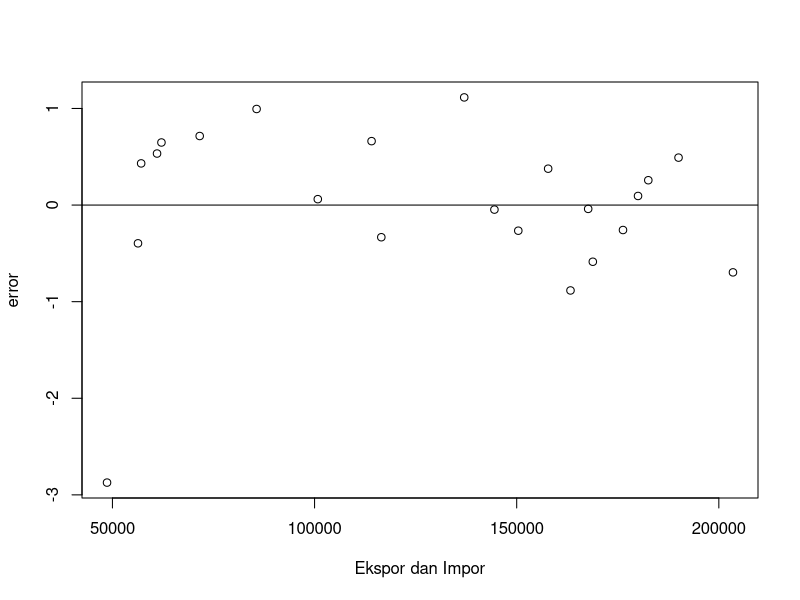
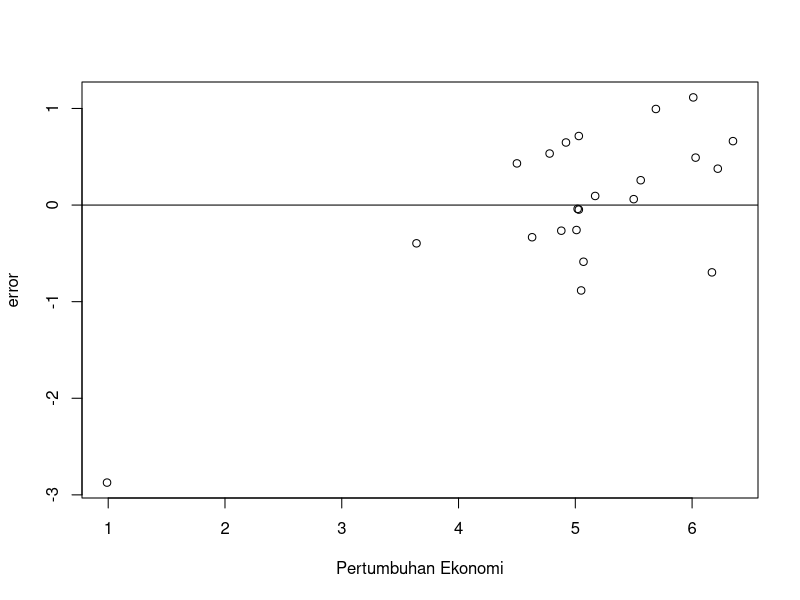

R code for these plots, in order:
## ---- chunk 1
#| warning: false
#| echo: true
library(tidyverse)
library(readxl)
## ---- chunk 2
#| warning: false
library(readxl) 
library(tidyverse) 
library(kableExtra) 
dat <- read_excel("The Data.xlsx")
kbl(dat) %>%
  kable_styling(bootstrap_options = c("striped", "hover", "condensed", "responsive"))
## ---- chunk 3
library(readxl)
dat<-read_excel('The Data.xlsx')
library(readxl)
reg1<-lm(y~x+s, data=dat)
dat$m<-resid(reg1)
plot(dat$x,dat$m,xlab="Ekspor dan Impor",ylab="error")
abline(h=0) #membuat garis horizontal di y=0

## ---- chunk 4
library(readxl)
dat$m<-resid(reg1)
plot(dat$y,dat$m,xlab="Pertumbuhan Ekonomi",ylab="error")
abline(h=0)
## ---- chunk 5
dat<-read_excel('The Data.xlsx')
library(readxl)
reg1<-lm(y~x+s, data=dat)
summary(reg1)
